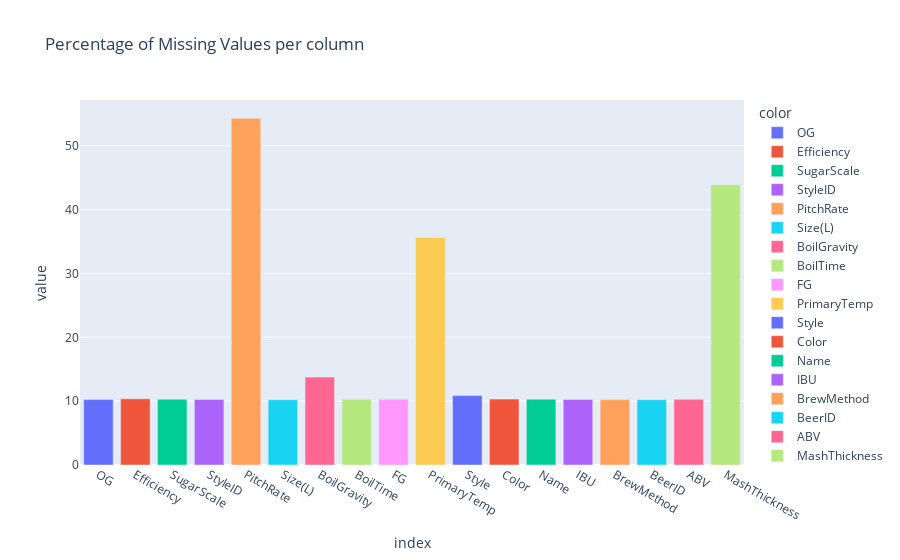

The notebook cell this image was saved under:
### Code cell
(data_raw.isnull().sum()*100/len(data_raw)).plot.bar(title = 'Percentage of Missing Values per column', color=data_raw.columns)

### Figure 1 — Plotly figure (JSON) as saved in the notebook; plotly's stock layout.template omitted (floating-point values rounded to 4 significant figures)
{"data": [{"alignmentgroup": "True", "hovertemplate": "color=OG<br>index=%{x}<br>value=%{y}<extra></extra>", "legendgroup": "OG", "marker": {"color": "#636efa", "pattern": {"shape": ""}}, "name": "OG", "offsetgroup": "OG", "orientation": "v", "showlegend": true, "textposition": "auto", "type": "bar", "x": ["OG"], "xaxis": "x", "y": [10.25], "yaxis": "y"}, {"alignmentgroup": "True", "hovertemplate": "color=Efficiency<br>index=%{x}<br>value=%{y}<extra></extra>", "legendgroup": "Efficiency", "marker": {"color": "#EF553B", "pattern": {"shape": ""}}, "name": "Efficiency", "offsetgroup": "Efficiency", "orientation": "v", "showlegend": true, "textposition": "auto", "type": "bar", "x": ["Efficiency"], "xaxis": "x", "y": [10.36], "yaxis": "y"}, {"alignmentgroup": "True", "hovertemplate": "color=SugarScale<br>index=%{x}<br>value=%{y}<extra></extra>", "legendgroup": "SugarScale", "marker": {"color": "#00cc96", "pattern": {"shape": ""}}, "name": "SugarScale", "offsetgroup": "SugarScale", "orientation": "v", "showlegend": true, "textposition": "auto", "type": "bar", "x": ["SugarScale"], "xaxis": "x", "y": [10.31], "yaxis": "y"}, {"alignmentgroup": "True", "hovertemplate": "color=StyleID<br>index=%{x}<br>value=%{y}<extra></extra>", "legendgroup": "StyleID", "marker": {"color": "#ab63fa", "pattern": {"shape": ""}}, "name": "StyleID", "offsetgroup": "StyleID", "orientation": "v", "showlegend": true, "textposition": "auto", "type": "bar", "x": ["StyleID"], "xaxis": "x", "y": [10.28], "yaxis": "y"}, {"alignmentgroup": "True", "hovertemplate": "color=PitchRate<br>index=%{x}<br>value=%{y}<extra></extra>", "legendgroup": "PitchRate", "marker": {"color": "#FFA15A", "pattern": {"shape": ""}}, "name": "PitchRate", "offsetgroup": "PitchRate", "orientation": "v", "showlegend": true, "textposition": "auto", "type": "bar", "x": ["PitchRate"], "xaxis": "x", "y": [54.32], "yaxis": "y"}, {"alignmentgroup": "True", "hovertemplate": "color=Size(L)<br>index=%{x}<br>value=%{y}<extra></extra>", "legendgroup": "Size(L)", "marker": {"color": "#19d3f3", "pattern": {"shape": ""}}, "name": "Size(L)", "offsetgroup": "Size(L)", "orientation": "v", "showlegend": true, "textposition": "auto", "type": "bar", "x": ["Size(L)"], "xaxis": "x", "y": [10.23], "yaxis": "y"}, {"alignmentgroup": "True", "hovertemplate": "color=BoilGravity<br>index=%{x}<br>value=%{y}<extra></extra>", "legendgroup": "BoilGravity", "marker": {"color": "#FF6692", "pattern": {"shape": ""}}, "name": "BoilGravity", "offsetgroup": "BoilGravity", "orientation": "v", "showlegend": true, "textposition": "auto", "type": "bar", "x": ["BoilGravity"], "xaxis": "x", "y": [13.77], "yaxis": "y"}, {"alignmentgroup": "True", "hovertemplate": "color=BoilTime<br>index=%{x}<br>value=%{y}<extra></extra>", "legendgroup": "BoilTime", "marker": {"color": "#B6E880", "pattern": {"shape": ""}}, "name": "BoilTime", "offsetgroup": "BoilTime", "orientation": "v", "showlegend": true, "textposition": "auto", "type": "bar", "x": ["BoilTime"], "xaxis": "x", "y": [10.31], "yaxis": "y"}, {"alignmentgroup": "True", "hovertemplate": "color=FG<br>index=%{x}<br>value=%{y}<extra></extra>", "legendgroup": "FG", "marker": {"color": "#FF97FF", "pattern": {"shape": ""}}, "name": "FG", "offsetgroup": "FG", "orientation": "v", "showlegend": true, "textposition": "auto", "type": "bar", "x": ["FG"], "xaxis": "x", "y": [10.31], "yaxis": "y"}, {"alignmentgroup": "True", "hovertemplate": "color=PrimaryTemp<br>index=%{x}<br>value=%{y}<extra></extra>", "legendgroup": "PrimaryTemp", "marker": {"color": "#FECB52", "pattern": {"shape": ""}}, "name": "PrimaryTemp", "offsetgroup": "PrimaryTemp", "orientation": "v", "showlegend": true, "textposition": "auto", "type": "bar", "x": ["PrimaryTemp"], "xaxis": "x", "y": [35.64], "yaxis": "y"}, {"alignmentgroup": "True", "hovertemplate": "color=Style<br>index=%{x}<br>value=%{y}<extra></extra>", "legendgroup": "Style", "marker": {"color": "#636efa", "pattern": {"shape": ""}}, "name": "Style", "offsetgroup": "Style", "orientation": "v", "showlegend": true, "textposition": "auto", "type": "bar", "x": ["Style"], "xaxis": "x", "y": [10.88], "yaxis": "y"}, {"alignmentgroup": "True", "hovertemplate": "color=Color<br>index=%{x}<br>value=%{y}<extra></extra>", "legendgroup": "Color", "marker": {"color": "#EF553B", "pattern": {"shape": ""}}, "name": "Color", "offsetgroup": "Color", "orientation": "v", "showlegend": true, "textposition": "auto", "type": "bar", "x": ["Color"], "xaxis": "x", "y": [10.32], "yaxis": "y"}, {"alignmentgroup": "True", "hovertemplate": "color=Name<br>index=%{x}<br>value=%{y}<extra></extra>", "legendgroup": "Name", "marker": {"color": "#00cc96", "pattern": {"shape": ""}}, "name": "Name", "offsetgroup": "Name", "orientation": "v", "showlegend": true, "textposition": "auto", "type": "bar", "x": ["Name"], "xaxis": "x", "y": [10.3], "yaxis": "y"}, {"alignmentgroup": "True", "hovertemplate": "color=IBU<br>index=%{x}<br>value=%{y}<extra></extra>", "legendgroup": "IBU", "marker": {"color": "#ab63fa", "pattern": {"shape": ""}}, "name": "IBU", "offsetgroup": "IBU", "orientation": "v", "showlegend": true, "textposition": "auto", "type": "bar", "x": ["IBU"], "xaxis": "x", "y": [10.28], "yaxis": "y"}, {"alignmentgroup": "True", "hovertemplate": "color=BrewMethod<br>index=%{x}<br>value=%{y}<extra></extra>", "legendgroup": "BrewMethod", "marker": {"color": "#FFA15A", "pattern": {"shape": ""}}, "name": "BrewMethod", "offsetgroup": "BrewMethod", "orientation": "v", "showlegend": true, "textposition": "auto", "type": "bar", "x": ["BrewMethod"], "xaxis": "x", "y": [10.24], "yaxis": "y"}, {"alignmentgroup": "True", "hovertemplate": "color=BeerID<br>index=%{x}<br>value=%{y}<extra></extra>", "legendgroup": "BeerID", "marker": {"color": "#19d3f3", "pattern": {"shape": ""}}, "name": "BeerID", "offsetgroup": "BeerID", "orientation": "v", "showlegend": true, "textposition": "auto", "type": "bar", "x": ["BeerID"], "xaxis": "x", "y": [10.23], "yaxis": "y"}, {"alignmentgroup": "True", "hovertemplate": "color=ABV<br>index=%{x}<br>value=%{y}<extra></extra>", "legendgroup": "ABV", "marker": {"color": "#FF6692", "pattern": {"shape": ""}}, "name": "ABV", "offsetgroup": "ABV", "orientation": "v", "showlegend": true, "textposition": "auto", "type": "bar", "x": ["ABV"], "xaxis": "x", "y": [10.29], "yaxis": "y"}, {"alignmentgroup": "True", "hovertemplate": "color=MashThickness<br>index=%{x}<br>value=%{y}<extra></extra>", "legendgroup": "MashThickness", "marker": {"color": "#B6E880", "pattern": {"shape": ""}}, "name": "MashThickness", "offsetgroup": "MashThickness", "orientation": "v", "showlegend": true, "textposition": "auto", "type": "bar", "x": ["MashThickness"], "xaxis": "x", "y": [43.91], "yaxis": "y"}], "layout": {"barmode": "relative", "legend": {"title": {"text": "color"}, "tracegroupgap": 0}, "title": {"text": "Percentage of Missing Values per column"}, "xaxis": {"anchor": "y", "domain": [0, 1], "title": {"text": "index"}}, "yaxis": {"anchor": "x", "domain": [0, 1], "title": {"text": "value"}}}}
